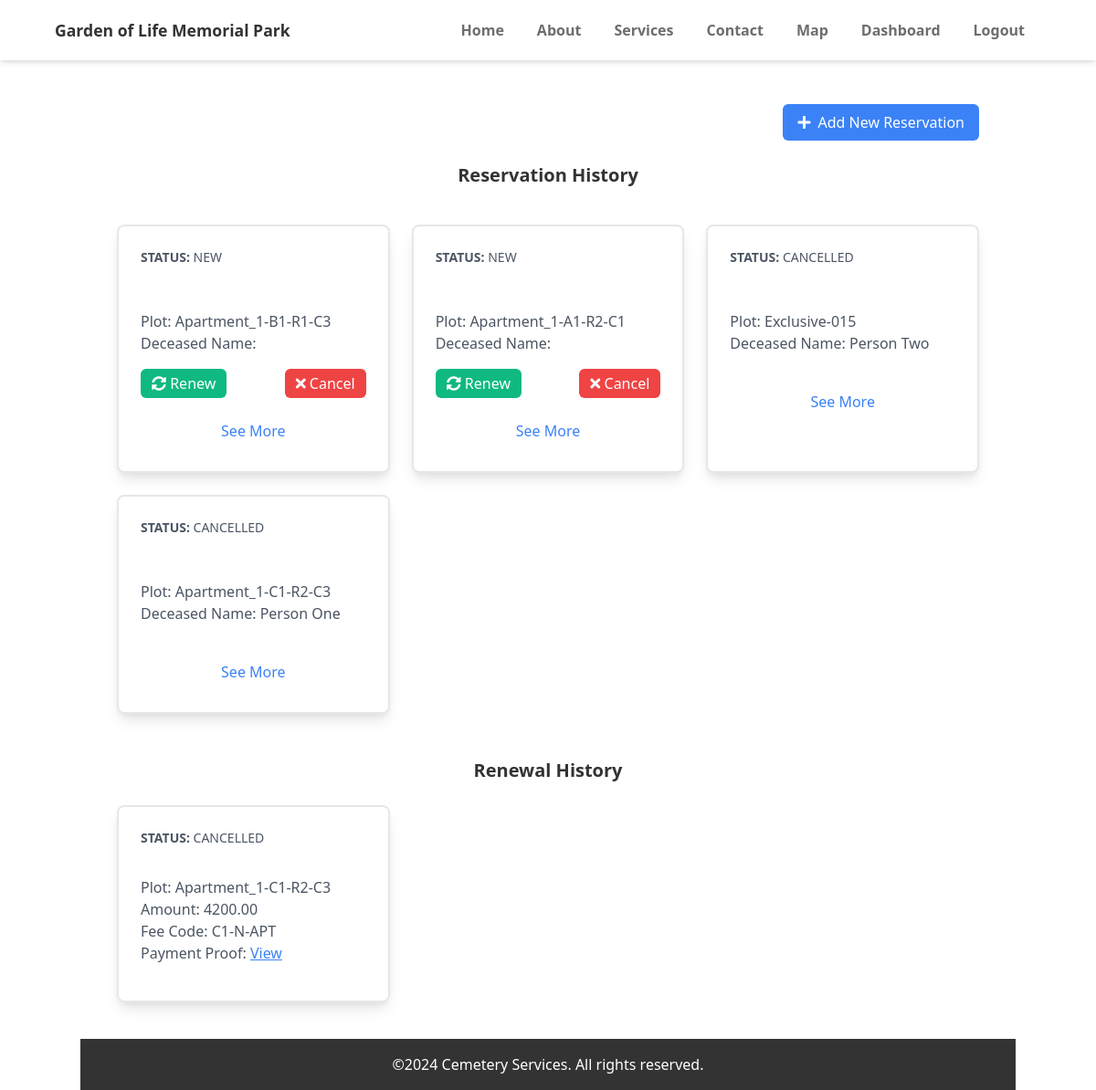
/dashboard.php (signed in), run on the app's committed database.
### tables this page shows
CREATE TABLE `reservations` (
  `reservation_id` int(11) NOT NULL,
  `user_id` int(11) NOT NULL,
  `plot_code` varchar(50) DEFAULT NULL,
  `payment_method_id` int(11) NOT NULL,
  `payment_proof` varchar(255) DEFAULT NULL,
  `status_id` int(11) NOT NULL,
  `created_at` timestamp NOT NULL DEFAULT current_timestamp(),
  `deceased_id` int(11) DEFAULT NULL,
  `holder_name` varchar(50) NOT NULL,
  `holder_address` varchar(255) NOT NULL,
  `holder_phone` varchar(50) NOT NULL,
  `holder_email` varchar(50) NOT NULL
);

CREATE TABLE `reservationstatuses` (
  `status_id` int(11) NOT NULL,
  `status_name` varchar(50) NOT NULL
);

CREATE TABLE `deceased_info` (
  `deceased_id` int(11) NOT NULL,
  `deceased_name` varchar(100) DEFAULT NULL,
  `date_of_birth` date DEFAULT NULL,
  `date_of_death` date DEFAULT NULL
);

CREATE TABLE `renewals` (
  `renewal_id` int(11) NOT NULL,
  `status_id` int(11) NOT NULL,
  `reservation_id` int(11) NOT NULL,
  `created_at` timestamp NOT NULL DEFAULT current_timestamp(),
  `updated_at` timestamp NOT NULL DEFAULT current_timestamp() ON UPDATE current_timestamp(),
  `user_id` int(11) NOT NULL,
  `fee_code` varchar(100) NOT NULL,
  `amount` decimal(10,2) NOT NULL,
  `payment_method_id` int(11) NOT NULL,
  `payment_proof` varchar(255) NOT NULL
);

### dashboard.php (the view, shortened to what this page needs)
<?php
include 'config.php';
$user_id = $_SESSION['user_id'];
$reservations_query = "SELECT r.*, rs.status_name, d.deceased_name, d.date_of_birth, d.date_of_death
                       FROM Reservations r
                       LEFT JOIN ReservationStatuses rs ON r.status_id = rs.status_id
                       LEFT JOIN Deceased_Info d ON r.deceased_id = d.deceased_id
                       WHERE r.user_id = ?
                       ORDER BY r.created_at DESC";
$stmt = $conn->prepare($reservations_query);
$stmt->bind_param("i", $user_id);
$stmt->execute();
$reservations_result = $stmt->get_result();
$renewals_query = "SELECT r.*, rs.status_name, rr.plot_code
                   FROM renewals r
                   LEFT JOIN ReservationStatuses rs ON r.status_id = rs.status_id
                   LEFT JOIN Reservations rr ON r.reservation_id = rr.reservation_id
                   WHERE r.user_id = ?
                   ORDER BY r.created_at DESC";
$stmt_renewal = $conn->prepare($renewals_query);
$stmt_renewal->bind_param("i", $user_id);
$stmt_renewal->execute();
$renewals_result = $stmt_renewal->get_result();
?>
<!DOCTYPE html>
<html lang="en">
<head>
    <link rel="stylesheet" href="css/style.css">
    <link rel="stylesheet" href="css/fees.css">
    <link rel="stylesheet" href="https://cdn.jsdelivr.net/npm/flatpickr/dist/flatpickr.min.css">
    <link href="https://cdnjs.cloudflare.com/ajax/libs/font-awesome/6.0.0/css/all.min.css" rel="stylesheet">
    <link href="https://cdn.jsdelivr.net/npm/tailwindcss@2.2.19/dist/tailwind.min.css" rel="stylesheet">
    <link href="https://cdnjs.cloudflare.com/ajax/libs/font-awesome/5.15.3/css/all.min.css" rel="stylesheet">
</head>
<body class="">
    <nav class="navbar bg-white py-5 shadow-md">
        <div class="nav-container">
            <a href="#" class="logo">Garden of Life Memorial Park</a>
            <div class="navwrap">
                <ul class="nav-menu1">
                    <li><a href="index.php#hero">Home</a></li>
                    <li><a href="index.php#about">About</a></li>
                    <li><a href="index.php#services">Services</a></li>
                    <li><a href="index.php#contact">Contact</a></li>
                    <li><a href="map_search.php">Map</a></li>
                    <?php if (isset($_SESSION['user_id'])): ?>
                    <li><a href="dashboard.php">Dashboard</a></li>
                    <li>
                        <a href="logout.php">Logout</a>
                    </li>
                    <?php else : ?>
                    <li>
                        <a href="login.php">Login</a>
                    </li>
                    <?php endif; ?>
                </ul>
            </div>
        </div>
    </nav>
    <div class="container mx-auto ">
        <div class="text-right mb-6">
            <a href="reservation_form.php"
                class=" inline-flex items-center bg-blue-500 text-white py-2 px-4 rounded-md hover:bg-blue-700 mt-12 mr-10">
                <i class="fas fa-plus mr-2"></i>Add New Reservation
            </a>
        </div>
        <h2 class="text-xl font-semibold my-5">Reservation History</h2>
        <div class="grid grid-cols-1 md:grid-cols-2 lg:grid-cols-3 gap-6 m-10">
            <?php while ($reservation = $reservations_result->fetch_assoc()): ?>
            <div class="cards border-2 border-slate-50 bg-white p-6 rounded-lg shadow-lg">
                <div class="flex justify-between items-center">
                    <div class="text-sm uppercase text-gray-600 mb-8"><strong class="">Status:</strong>
                        <?php echo $reservation['status_name']; ?></div>
                </div>
                <div class="mt-4  w-full text-left">
                    <p class="text-gray-600  w-full">Plot: <?php echo $reservation['plot_code']; ?></p>
                    <p class="text-gray-600  w-full">Deceased Name: <?php echo $reservation['deceased_name']; ?></p>
                </div>
                <div class="mt-4 flex justify-between">
                    <?php if (!in_array($reservation['status_name'], [ 'cancelled'])): ?>
                    <a href="renewal_form.php?reservation_id=<?php echo $reservation['reservation_id']; ?>"
                        class=" text-white bg-green-500 hover:bg-green-700 py-1 px-3 rounded-md">
                        <i class="fas fa-sync-alt"></i> Renew
                    </a>
                    <?php endif; ?>
                    <?php if (!in_array($reservation['status_name'], ['approved', 'completed', 'cancelled'])): ?>
                    <a href="api/cancel_reservation.php?reservation_id=<?php echo $reservation['reservation_id']; ?>"
                        class=" text-white bg-red-500 hover:bg-red-700 py-1 px-3 rounded-md">
                        <i class="fas fa-times"></i> Cancel
                    </a>
                    <?php endif; ?>
                </div>
                <button class=" mt-4 w-full text-blue-500  py-2 px-4 rounded-md hover:bg-blue-100"
                    onclick="toggleDetails(<?php echo $reservation['reservation_id']; ?>)">
                    See More
                </button>
            </div>
            <?php endwhile; ?>
        </div>
        <h2 class="text-xl font-semibold mt-12">Renewal History</h2>
        <div class=" grid grid-cols-1 md:grid-cols-2 lg:grid-cols-3 gap-6 mt-6 m-10">
            <?php while ($renewal = $renewals_result->fetch_assoc()): ?>
            <div class="cards bg-white border-2 border-slate-100  p-6 rounded-lg shadow-lg">
                <div class="text-sm w-full text-left uppercase text-gray-600 mb-8"><strong class="">Status:</strong>
                    <?php echo $renewal['status_name']; ?>
                </div>
                <div class="flex flex-col justify-between items-center text-left w-full">
                    <p class="text-gray-600 w-full">Plot: <?php echo $renewal['plot_code']; ?></p>
                    <p class="text-gray-600 w-full">Amount: <?php echo $renewal['amount']; ?></p>
                    <p class="text-gray-600 w-full">Fee Code: <?php echo $renewal['fee_code']; ?></p>
                    <p class="text-gray-600 w-full">Payment Proof:
                        <a href="uploads/<?php echo $renewal['payment_proof']; ?>"
                            class="text-blue-500 underline">View</a>
                    </p>
                </div>
                <?php endwhile; ?>
            </div>
        </div>
        <footer class="footer">
            <div class="container">
                <p>&copy;2024 Cemetery Services. All rights reserved.</p>
            </div>
        </footer>
</body>
</html>

### css/style.css (style rules this page uses)
:root { --primary-color: #333; --primary-hover-color: #1b1b1b; --primary-lighter-color: #4b4b4b; --secondary-color: #dbfffe; --secondary-hover-color: #a8ced0; --text-color: #333; --background-color: #ffffff; box-sizing: border-box; }
body { font-family: "Roboto", serif; margin: 0; padding: 0; width: 100%; color: var(--text-color); background-color: var(--background-color); line-height: 1.6; }
.container { width: 90%; height: 100%; max-width: 1200px; margin: 0 auto; }
h1, h2, h3 { color: var(--primary-color); }
a { color: var(--primary-color); text-decoration: none; }
h2 { text-align: center; margin-bottom: 20px; }
.navbar { background: var(--secondary-color); padding: 0.5rem 0; position: sticky; top: 0; z-index: 999; }
.nav-container { display: flex; flex-direction: row; width: 90%; margin: 0 auto; justify-content: space-between; align-items: center; }
.navbar .logo { font-size: 1.1em; font-weight: bold; white-space: nowrap; }
.nav-menu1 { display: flex; list-style: none; }
.navbar .nav-menu1 li a { margin: auto 0.5rem; width: 100%; text-align: center; cursor: pointer; font-weight: 600; color: #6d6d6d; transition: color 0.3s ease-in-out; padding: 10px; }
.nav-container { display: flex; flex-direction: row; width: 90%; max-width: 1200px; margin: 0 auto; }
.cards { padding: 2em 0; text-align: center; }
.footer { background: var(--primary-color); color: #fff; text-align: center; padding: 1em 0; width: 100%; }

### dashboard.php (style rules this page uses)
.cards { transition: transform 0.3s, box-shadow 0.3s; }

### data on the page
reservations: status.status_name "NEW", plot_code "Apartment_1-B1-R1-C3"
reservations: status.status_name "NEW", plot_code "Apartment_1-A1-R2-C1"
reservations: status.status_name "CANCELLED", plot_code "Exclusive-015", deceased.deceased_name "Person Two"
reservations: status.status_name "CANCELLED", plot_code "Apartment_1-C1-R2-C3", deceased.deceased_name "Person One"
renewals: status.status_name "CANCELLED", reservation.plot_code "Apartment_1-C1-R2-C3", amount "4200.00", fee_code "C1-N-APT"
